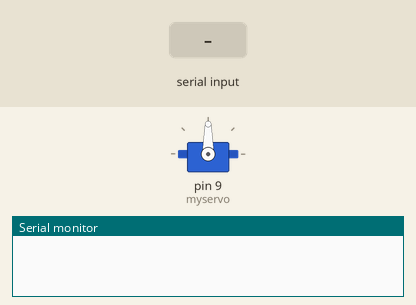
This sketch was run on a simulated Arduino Uno, built with avr-gcc and run on an emulated ATmega328P. Shown: servo, the last lines printed to the serial monitor. The inputs (shaded band) are chosen by the test bench.

Above: at 1.2 s.
1.3 s: "90,45\n" received over Serial
At 1.9 s:
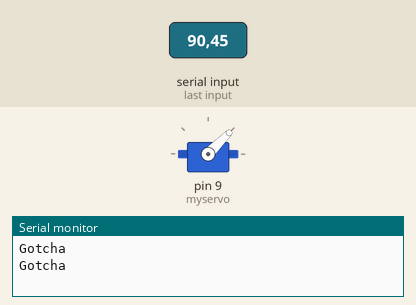
2.8 s: "30,150\n" received over Serial
At 3.1 s:
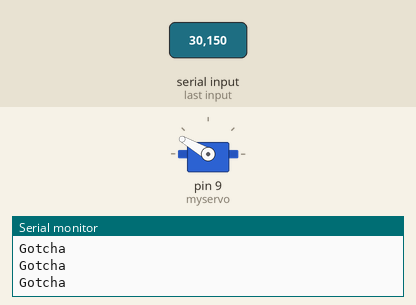
4.3 s: "5\n" received over Serial
At 5.3 s:
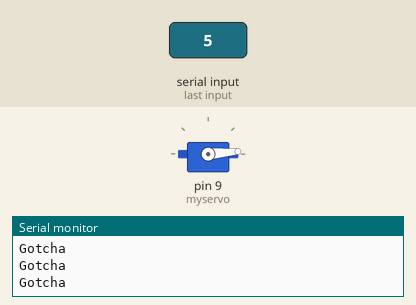
5.8 s: "200\n" received over Serial
At 6.5 s:
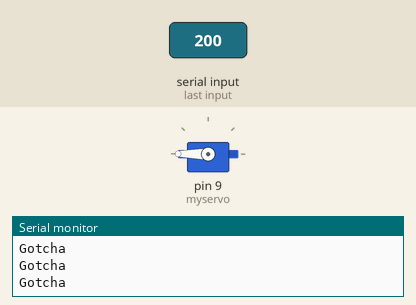
7.3 s: "90\n" received over Serial
At 7.6 s:
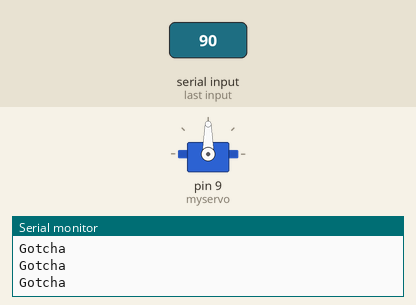
Timing chart, 0 to 9.8 s (numbered marks = the images above; inputs shaded):
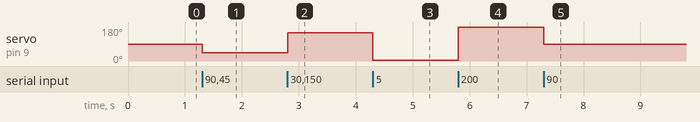

Measured:
- after the input at 1.3 s, servo on pin 9 (myservo): 90° → 45° at once
- after the input at 2.8 s, servo on pin 9 (myservo): 45° → 150° at once
- after the input at 4.3 s, servo on pin 9 (myservo): 150° → 5° at once
- after the input at 5.8 s, servo on pin 9 (myservo): 5° → 180° at once
- after the input at 7.3 s, servo on pin 9 (myservo): 180° → 90° at once

The sketch:

eegclock.ino
```cpp
#include <Servo.h>

Servo myservo;

void setup()
{
	Serial.begin(9600);
	myservo.attach(9);
}

void loop()
{
	int v = Serial.parseInt();
	static int lastVal = 0;
	if(v && v != lastVal)
	{
		Serial.write("Gotcha\n");
		myservo.write(v);
		lastVal = v;
	}
}
```
